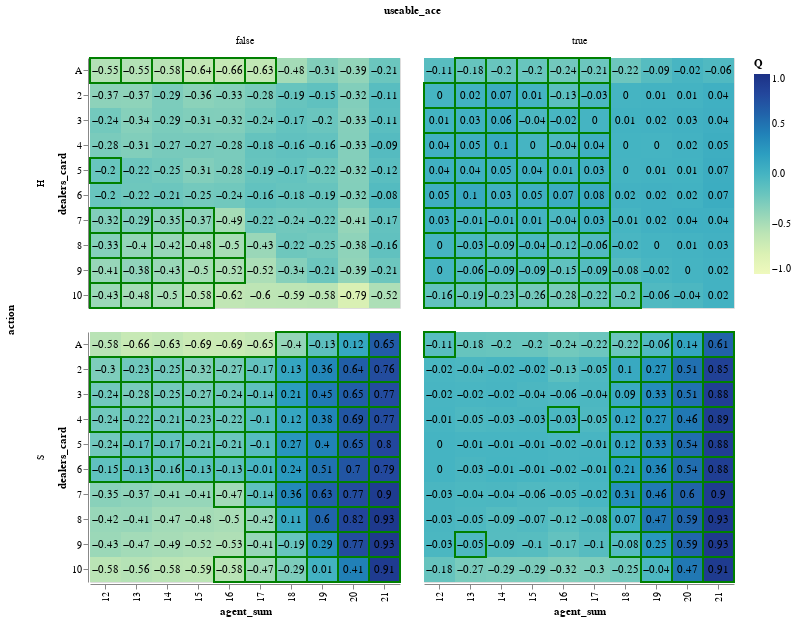

Notebook code for this chart:
### Markdown cell above
### Plot Action-Value Heatmap

### Code cell
bj.plot('Q', width=310, height=250)

### Figure 1 — Vega-Lite specification as saved in the notebook (floating-point values rounded to 4 significant figures; data arrays with more than 128 entries replaced by an {"elided": "..."} marker saying what was removed)
{"config": {"view": {"continuousWidth": 400, "continuousHeight": 300}}, "data": {"name": "data-e99f7319e86e97657fb03bf225914e11"}, "facet": {"column": {"field": "useable_ace", "type": "nominal"}, "row": {"field": "action", "type": "nominal"}}, "spec": {"layer": [{"mark": "rect", "encoding": {"color": {"field": "Q", "scale": {"domain": [-1, 1]}, "type": "quantitative"}, "x": {"field": "agent_sum", "type": "ordinal"}, "y": {"field": "dealers_card", "type": "ordinal"}}}, {"mark": {"type": "rect", "fill": null, "stroke": "green", "strokeWidth": 2}, "encoding": {"x": {"field": "agent_sum", "type": "ordinal"}, "y": {"field": "dealers_card", "type": "ordinal"}}, "transform": [{"filter": "(datum.opt === 1)"}]}, {"mark": "text", "encoding": {"text": {"field": "rounded", "type": "quantitative"}, "x": {"field": "agent_sum", "type": "ordinal"}, "y": {"field": "dealers_card", "type": "ordinal"}}}], "height": 250, "width": 310}, "$schema": "https://vega.github.io/schema/vega-lite/v4.17.0.json", "datasets": {"data-e99f7319e86e97657fb03bf225914e11": {"elided": "400 records"}}}
